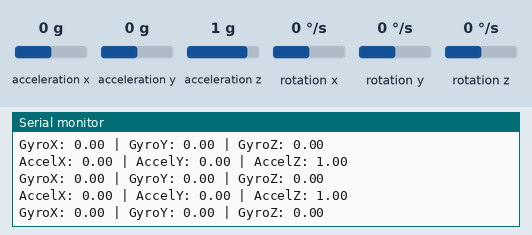
The sketch below on a simulated Arduino Uno, built with avr-gcc and run on an emulated ATmega328P. Shown: the last lines printed to the serial monitor. The test bench sets the inputs (shaded band); at power-on: acceleration x 0 g, acceleration y 0 g, acceleration z 1 g, rotation x 0 °/s, rotation y 0 °/s, rotation z 0 °/s.

Above: at 2.2 s.
2.3 s: acceleration x set to -1.4 g
At 2.9 s:
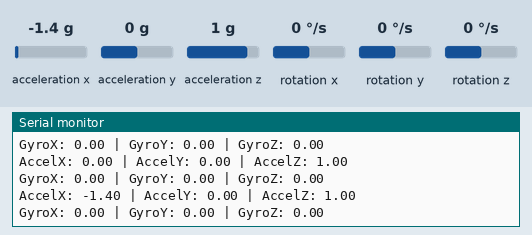
3.8 s: acceleration y set to -1.4 g
At 4.4 s:
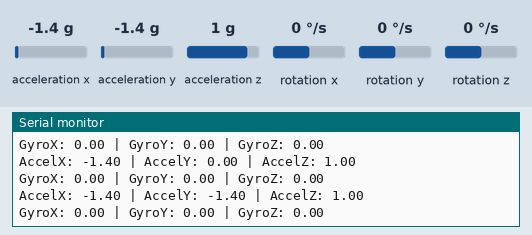
5.3 s: acceleration z set to -1.4 g
At 6.0 s:
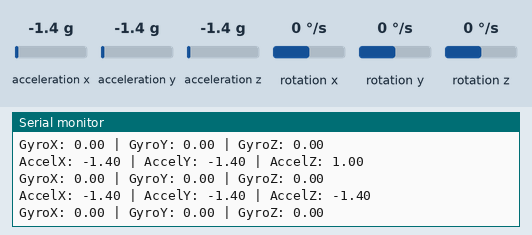
6.8 s: rotation x set to -192 °/s
At 7.5 s:
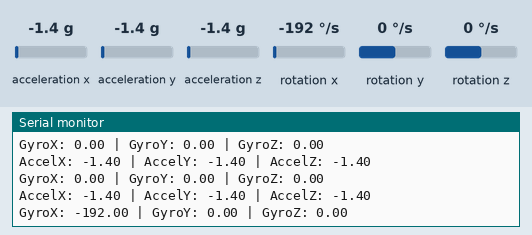
8.3 s: rotation y set to -192 °/s
At 9.0 s:
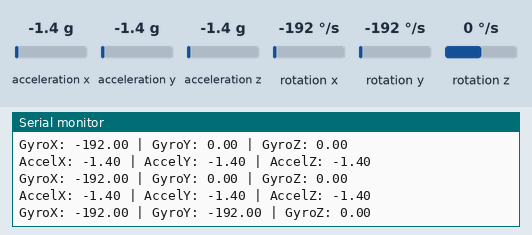

The sketch:

mpu6050.ino
```cpp
#include <MPU6050.h> // Include the MPU6050 library
#include <Wire.h>

MPU6050 mpu; // Create an MPU6050 object

void setup() {
  // Start the Serial Monitor
  Serial.begin(115200);

  // Initialize the MPU6050
  Wire.begin(); // Initialize I2C communication
  mpu.begin();  // Initialize the MPU6050 sensor

  // Check if the MPU6050 is successfully connected
  if (!mpu.begin()) {
    Serial.println("MPU6050 not connected!");
    while (1)
      ; // Stop the program if MPU6050 is not connected
  }

  // Configure the sensor
  mpu.calcOffsets(); // Calibrate the MPU6050 to get accurate data

  Serial.println("MPU6050 initialized successfully!");
}

void loop() {
  // Read accelerometer and gyroscope data
  mpu.update(); // Update sensor readings

  // Print accelerometer values
  Serial.print("AccelX: ");
  Serial.print(mpu.getAccX());
  Serial.print(" | AccelY: ");
  Serial.print(mpu.getAccY());
  Serial.print(" | AccelZ: ");
  Serial.println(mpu.getAccZ());

  // Print gyroscope values
  Serial.print("GyroX: ");
  Serial.print(mpu.getGyroX());
  Serial.print(" | GyroY: ");
  Serial.print(mpu.getGyroY());
  Serial.print(" | GyroZ: ");
  Serial.println(mpu.getGyroZ());

  delay(500); // Delay to slow down the output
}
```

Measured:
- after the input at 2.3 s, the serial monitor: prints a new line after 0.22 s (image 1)
- after the input at 3.8 s, the serial monitor: prints a new line after 0.23 s (image 2)
- after the input at 5.3 s, the serial monitor: prints a new line after 0.24 s (image 3)
- after the input at 6.8 s, the serial monitor: prints a new line after 0.26 s (image 4)
- after the input at 8.3 s, the serial monitor: prints a new line after 0.28 s (image 5)
